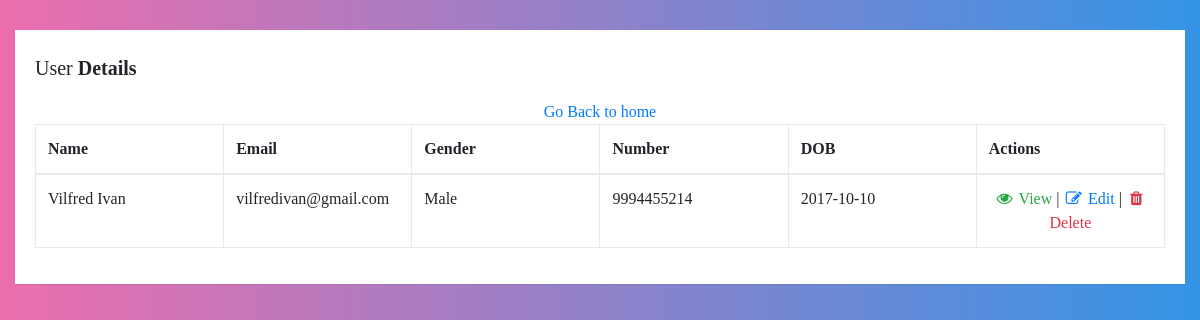
Before: /view with the older database file.
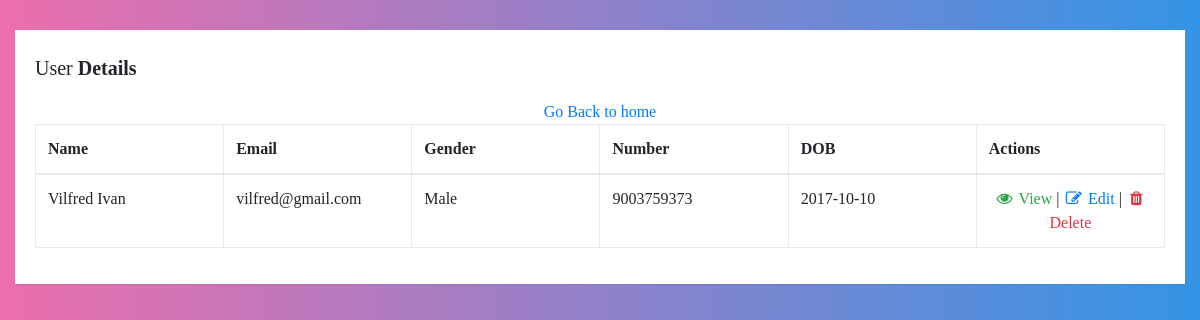
After: the same page with the newer database file.
### tables this page shows
CREATE TABLE users (id INTEGER PRIMARY KEY AUTOINCREMENT, name TEXT , email TEXT, gender TEXT, contact TEXT, dob date, profile_pic BLOB);

### crud.py (the view)
@app.route("/view")
def view():
    con = sqlite3.connect("users.db")
    con.row_factory = sqlite3.Row
    cur = con.cursor()
    cur.execute("select * from users")
    rows = cur.fetchall()
    return render_template("view.html",rows = rows,)

### Templates/view.html (shortened to what this page needs)
<!DOCTYPE html>
<html lang="en">
<head>
<link rel="stylesheet" href="https://maxcdn.bootstrapcdn.com/bootstrap/4.4.1/css/bootstrap.min.css">
    <link rel="stylesheet" href="https://cdnjs.cloudflare.com/ajax/libs/font-awesome/4.7.0/css/font-awesome.min.css">
</head>
<body>
    <div class="container-fluid">
        <div class="table-wrapper">
            <div class="table-title">
                <div class="row">
                    <div class="col-sm-8"><h2>User <b>Details</b></h2></div>
                </div>
            </div>
            <table class="table table-bordered">
                <thead>
                    <tr>
						 <th>Name</th>
						 <th>Email</th>
						 <th>Gender</th>
						 <th>Number</th>
						 <th>DOB</th>
                        <th>Actions</th>
                    </tr>
                </thead>
                <tbody>
                    {% for row in rows %}
 <tr>
 <td>{{row["name"]}}</td>
 <td>{{row["email"]}}</td>
 <td>{{row["gender"]}}</td>
 <td>{{row["contact"]}}</td>
 <td>{{row["dob"]}} </td><td align="center">
				<a href="{{ url_for('view_user', id=row['id']) }}" class="text-success"><i class="fa fa-fw fa-eye"></i> View</a> |
                <a href="{{ url_for('edit_user', id=row['id']) }}" class="text-primary"><i class="fa fa-fw fa-edit"></i> Edit</a> |
                <a href="{{ url_for('delete_user', id=row['id']) }}" class="text-danger"><i class="fa fa-fw fa-trash"></i> Delete</a>
            </td>
 </tr>
 {% endfor %}
                  <div class="row">
<a href="/" class="col-md-12 text-center">Go Back to home</a>
</div>
                </tbody>
            </table>
        </div>
    </div>
</body>
</html>

### Templates/view.html (style rules this page uses)
body { font-family: 'Poiret One', cursive; background: #3494E6; background: -webkit-linear-gradient(to right, #EC6EAD, #3494E6); background: linear-gradient(to right, #EC6EAD, #3494E6); }
.table-wrapper { width: 100%; margin: 30px auto; background: #fff; padding: 20px; box-shadow: 0 1px 1px rgba(0,0,0,.05); }
.table-title { padding-bottom: 10px; margin: 0 0 10px; }
.table-title h2 { margin: 6px 0 0; font-size: 20px; }
table.table { table-layout: fixed; }
table.table tr th, table.table tr td { border-color: #e9e9e9; }

Changed rows visible on the page:
changed users "Vilfred Ivan": email "vilfredivan@gmail.com" → "vilfred@gmail.com"; contact "9994455214" → "9003759373"
